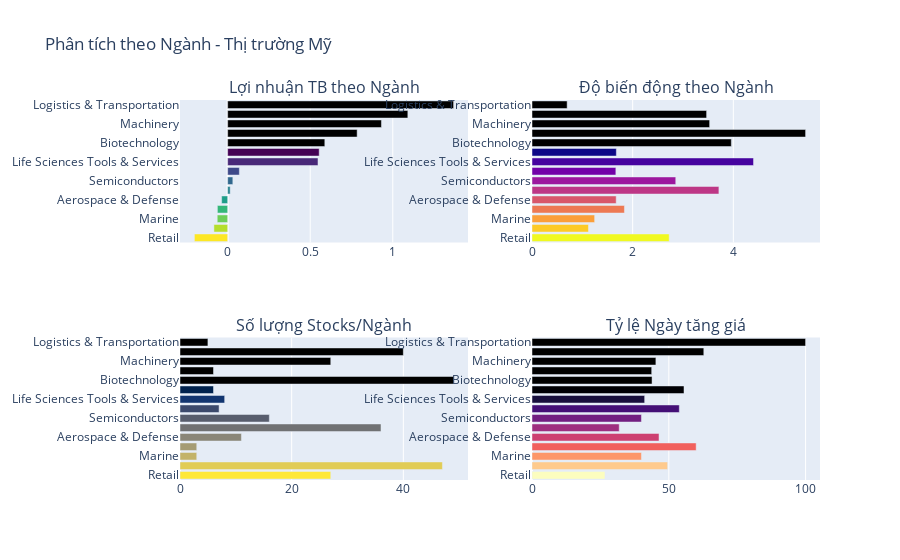

Source (notebook cell):
### Code cell
# 🏭 7. PHÂN TÍCH THEO NGÀNH - THỊ TRƯỜNG MỸ
def get_sector_analysis_us():
    """Phân tích theo sector cho thị trường Mỹ (Finnhub có sector data)"""
    query = """
    SELECT 
        sector,
        COUNT(DISTINCT symbol) as stock_count,
        COUNT(*) as total_records,
        AVG(daily_return) as avg_return,
        STDDEV(daily_return) as volatility,
        SUM(daily_return) as total_return,
        AVG(close_price) as avg_price,
        MAX(daily_return) as best_day_return,
        MIN(daily_return) as worst_day_return,
        SUM(CASE WHEN daily_return > 0 THEN 1 ELSE 0 END) * 100.0 / COUNT(*) as positive_days_pct
    FROM stocks.stocks_daily_all
    WHERE source IN ('finnhub', 'alphavantage', 'polygon')
        AND sector IS NOT NULL
        AND sector != ''
        AND daily_return IS NOT NULL
    GROUP BY sector
    HAVING COUNT(DISTINCT symbol) >= 3  -- Ít nhất 3 stocks trong sector
    ORDER BY avg_return DESC
    """
    return pd.read_sql(query, conn)

df_sector_us = get_sector_analysis_us()

print("🏭 PHÂN TÍCH THEO NGÀNH - THỊ TRƯỜNG MỸ")
print("=" * 60)
if not df_sector_us.empty:
    print(f"\n📊 Tổng số ngành: {len(df_sector_us)}")
    print(f"\n📈 TOP 10 NGÀNH TỐT NHẤT (theo lợi nhuận TB):")
    top_sectors = df_sector_us.head(10)[['sector', 'stock_count', 'avg_return', 'volatility', 'positive_days_pct']]
    print(top_sectors.round(2).to_string(index=False))
    
    print(f"\n📉 TOP 10 NGÀNH YẾU NHẤT (theo lợi nhuận TB):")
    worst_sectors = df_sector_us.tail(10)[['sector', 'stock_count', 'avg_return', 'volatility', 'positive_days_pct']]
    print(worst_sectors.round(2).to_string(index=False))
    
    # Biểu đồ sector performance
    fig = make_subplots(
        rows=2, cols=2,
        subplot_titles=('Lợi nhuận TB theo Ngành', 'Độ biến động theo Ngành', 
                       'Số lượng Stocks/Ngành', 'Tỷ lệ Ngày tăng giá'),
        specs=[[{"type": "bar"}, {"type": "bar"}], [{"type": "bar"}, {"type": "bar"}]]
    )
    
    # Lấy top 15 sectors để visualize
    top_15 = df_sector_us.head(15).sort_values('avg_return', ascending=True)
    
    # Avg Return
    fig.add_trace(go.Bar(x=top_15['avg_return'], y=top_15['sector'], 
                         orientation='h', name='Avg Return', 
                         marker_color=px.colors.sequential.Viridis_r[:len(top_15)]), 
                 row=1, col=1)
    
    # Volatility
    fig.add_trace(go.Bar(x=top_15['volatility'], y=top_15['sector'], 
                         orientation='h', name='Volatility',
                         marker_color=px.colors.sequential.Plasma_r[:len(top_15)]), 
                 row=1, col=2)
    
    # Stock Count
    fig.add_trace(go.Bar(x=top_15['stock_count'], y=top_15['sector'], 
                         orientation='h', name='Stock Count',
                         marker_color=px.colors.sequential.Cividis_r[:len(top_15)]), 
                 row=2, col=1)
    
    # Positive Days %
    fig.add_trace(go.Bar(x=top_15['positive_days_pct'], y=top_15['sector'], 
                         orientation='h', name='Positive Days %',
                         marker_color=px.colors.sequential.Magma_r[:len(top_15)]), 
                 row=2, col=2)
    
    fig.update_layout(height=800, title_text="Phân tích theo Ngành - Thị trường Mỹ", showlegend=False)
    fig.show()
    
    # Scatter plot Risk-Return by Sector
    fig2 = px.scatter(df_sector_us, x='volatility', y='avg_return', 
                     size='stock_count', color='positive_days_pct',
                     hover_data=['sector', 'total_return'],
                     title='Risk-Return Analysis theo Ngành (Thị trường Mỹ)',
                     labels={'volatility': 'Độ biến động (%)', 
                            'avg_return': 'Lợi nhuận TB (%)',
                            'stock_count': 'Số stocks',
                            'positive_days_pct': 'Tỷ lệ ngày tăng (%)'},
                     color_continuous_scale='Viridis')
    
    fig2.update_traces(marker=dict(line=dict(width=1, color='DarkSlateGrey')))
    fig2.update_layout(height=600)
    fig2.show()
else:
    print("⚠️ Không có dữ liệu sector cho thị trường Mỹ")

### Figure 1 — Plotly figure (JSON) as saved in the notebook; plotly's stock layout.template omitted (floating-point values rounded to 4 significant figures)
{"data": [{"marker": {"color": ["#fde725", "#b5de2b", "#6ece58", "#35b779", "#1f9e89", "#26828e", "#31688e", "#3e4989", "#482878", "#440154"]}, "name": "Avg Return", "orientation": "h", "type": "bar", "x": [-0.2014, -0.08318, -0.06318, -0.06222, -0.03645, 0.01532, 0.03134, 0.07079, 0.5471, 0.5543, 0.5885, 0.7843, 0.9313, 1.091, 1.368], "xaxis": "x", "y": ["Retail", "Banking", "Marine", "Auto Components", "Aerospace & Defense", "Health Care", "Semiconductors", "Road & Rail", "Life Sciences Tools & Services", "Construction", "Biotechnology", "Telecommunication", "Machinery", "Energy", "Logistics & Transportation"], "yaxis": "y"}, {"marker": {"color": ["#f0f921", "#fdca26", "#fb9f3a", "#ed7953", "#d8576b", "#bd3786", "#9c179e", "#7201a8", "#46039f", "#0d0887"]}, "name": "Volatility", "orientation": "h", "type": "bar", "x": [2.726, 1.122, 1.245, 1.837, 1.673, 3.714, 2.856, 1.666, 4.401, 1.676, 3.961, 5.436, 3.529, 3.469, 0.6983], "xaxis": "x2", "y": ["Retail", "Banking", "Marine", "Auto Components", "Aerospace & Defense", "Health Care", "Semiconductors", "Road & Rail", "Life Sciences Tools & Services", "Construction", "Biotechnology", "Telecommunication", "Machinery", "Energy", "Logistics & Transportation"], "yaxis": "y2"}, {"marker": {"color": ["#fee838", "#e1cc55", "#c3b369", "#a59c74", "#8a8678", "#707173", "#575d6d", "#3b496c", "#123570", "#00224e"]}, "name": "Stock Count", "orientation": "h", "type": "bar", "x": [27, 47, 3, 3, 11, 36, 16, 7, 8, 6, 49, 6, 27, 40, 5], "xaxis": "x3", "y": ["Retail", "Banking", "Marine", "Auto Components", "Aerospace & Defense", "Health Care", "Semiconductors", "Road & Rail", "Life Sciences Tools & Services", "Construction", "Biotechnology", "Telecommunication", "Machinery", "Energy", "Logistics & Transportation"], "yaxis": "y3"}, {"marker": {"color": ["#fcfdbf", "#feca8d", "#fd9668", "#f1605d", "#cd4071", "#9e2f7f", "#721f81", "#440f76", "#180f3d", "#000004"]}, "name": "Positive Days %", "orientation": "h", "type": "bar", "x": [26.67, 49.57, 40.0, 60.0, 46.43, 31.88, 40.0, 53.85, 41.18, 55.56, 43.88, 43.75, 45.28, 62.79, 100.0], "xaxis": "x4", "y": ["Retail", "Banking", "Marine", "Auto Components", "Aerospace & Defense", "Health Care", "Semiconductors", "Road & Rail", "Life Sciences Tools & Services", "Construction", "Biotechnology", "Telecommunication", "Machinery", "Energy", "Logistics & Transportation"], "yaxis": "y4"}], "layout": {"annotations": [{"font": {"size": 16}, "showarrow": false, "text": "Lợi nhuận TB theo Ngành", "x": 0.225, "xanchor": "center", "xref": "paper", "y": 1, "yanchor": "bottom", "yref": "paper"}, {"font": {"size": 16}, "showarrow": false, "text": "Độ biến động theo Ngành", "x": 0.775, "xanchor": "center", "xref": "paper", "y": 1, "yanchor": "bottom", "yref": "paper"}, {"font": {"size": 16}, "showarrow": false, "text": "Số lượng Stocks/Ngành", "x": 0.225, "xanchor": "center", "xref": "paper", "y": 0.375, "yanchor": "bottom", "yref": "paper"}, {"font": {"size": 16}, "showarrow": false, "text": "Tỷ lệ Ngày tăng giá", "x": 0.775, "xanchor": "center", "xref": "paper", "y": 0.375, "yanchor": "bottom", "yref": "paper"}], "autosize": true, "showlegend": false, "title": {"text": "Phân tích theo Ngành - Thị trường Mỹ"}, "xaxis": {"anchor": "y", "autorange": true, "domain": [0, 0.45], "range": [-0.2886, 1.456], "type": "linear"}, "xaxis2": {"anchor": "y2", "autorange": true, "domain": [0.55, 1], "range": [0, 5.722], "type": "linear"}, "xaxis3": {"anchor": "y3", "autorange": true, "domain": [0, 0.45], "range": [0, 51.58], "type": "linear"}, "xaxis4": {"anchor": "y4", "autorange": true, "domain": [0.55, 1], "range": [0, 105.3], "type": "linear"}, "yaxis": {"anchor": "x", "autorange": true, "domain": [0.625, 1], "range": [-0.5, 14.5], "type": "category"}, "yaxis2": {"anchor": "x2", "autorange": true, "domain": [0.625, 1], "range": [-0.5, 14.5], "type": "category"}, "yaxis3": {"anchor": "x3", "autorange": true, "domain": [0, 0.375], "range": [-0.5, 14.5], "type": "category"}, "yaxis4": {"anchor": "x4", "autorange": true, "domain": [0, 0.375], "range": [-0.5, 14.5], "type": "category"}}}
